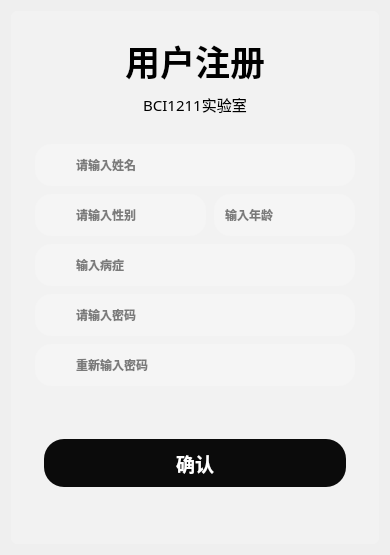
           <widget class="QWidget" name="tab_2">
            <attribute name="title">
             <string>注册</string>
            </attribute>
            <layout class="QGridLayout" name="gridLayout_3">
             <item row="0" column="0">
              <widget class="QFrame" name="frame_4">
               <property name="styleSheet">
                <string notr="true">QFrame{
	image: none;
background-color: rgba(255, 255, 255, 20%);
border-radius:6px 
}
QLabel{

	background-color: rgba(255, 255, 255, 0);
}</string>
               </property>
               <property name="frameShape">
                <enum>QFrame::StyledPanel</enum>
               </property>
               <property name="frameShadow">
                <enum>QFrame::Raised</enum>
               </property>
               <layout class="QVBoxLayout" name="verticalLayout_7" stretch="0,0,0">
                <property name="spacing">
                 <number>4</number>
                </property>
                <property name="leftMargin">
                 <number>24</number>
                </property>
                <property name="topMargin">
                 <number>24</number>
                </property>
                <property name="rightMargin">
                 <number>24</number>
                </property>
                <property name="bottomMargin">
                 <number>8</number>
                </property>
                <item>
                 <widget class="QFrame" name="frame_12">
                  <property name="styleSheet">
                   <string notr="true">background-color: rgba(255, 255, 255, 0);</string>
                  </property>
                  <property name="frameShape">
                   <enum>QFrame::StyledPanel</enum>
                  </property>
                  <property name="frameShadow">
                   <enum>QFrame::Raised</enum>
                  </property>
                  <layout class="QVBoxLayout" name="verticalLayout_8">
                   <property name="spacing">
                    <number>6</number>
                   </property>
                   <property name="leftMargin">
                    <number>0</number>
                   </property>
                   <property name="topMargin">
                    <number>0</number>
                   </property>
                   <property name="rightMargin">
                    <number>0</number>
                   </property>
                   <property name="bottomMargin">
                    <number>24</number>
                   </property>
                   <item>
                    <widget class="QLabel" name="label_4">
                     <property name="maximumSize">
                      <size>
                       <width>16777215</width>
                       <height>26777</height>
                      </size>
                     </property>
                     <property name="font">
                      <font>
                       <family>微软雅黑</family>
                       <pointsize>26</pointsize>
                       <weight>75</weight>
                       <bold>true</bold>
                      </font>
                     </property>
                     <property name="text">
                      <string>用户注册</string>
                     </property>
                     <property name="alignment">
                      <set>Qt::AlignCenter</set>
                     </property>
                    </widget>
                   </item>
                   <item>
                    <widget class="QLabel" name="label_5">
                     <property name="maximumSize">
                      <size>
                       <width>16777215</width>
                       <height>16777</height>
                      </size>
                     </property>
                     <property name="font">
                      <font>
                       <family>微软雅黑</family>
                       <pointsize>11</pointsize>
                       <weight>50</weight>
                       <bold>false</bold>
                      </font>
                     </property>
                     <property name="styleSheet">
                      <string notr="true"/>
                     </property>
                     <property name="text">
                      <string>BCI1211实验室</string>
                     </property>
                     <property name="alignment">
                      <set>Qt::AlignCenter</set>
                     </property>
                    </widget>
                   </item>
                  </layout>
                 </widget>
                </item>
                <item>
                 <widget class="QFrame" name="frame_13">
                  <property name="styleSheet">
                   <string notr="true">background-color: rgba(255, 255, 255, 0);</string>
                  </property>
                  <property name="frameShape">
                   <enum>QFrame::StyledPanel</enum>
                  </property>
                  <property name="frameShadow">
                   <enum>QFrame::Raised</enum>
                  </property>
                  <layout class="QVBoxLayout" name="verticalLayout_9">
                   <property name="spacing">
                    <number>8</number>
                   </property>
                   <property name="leftMargin">
                    <number>0</number>
                   </property>
                   <property name="topMargin">
                    <number>0</number>
                   </property>
                   <property name="rightMargin">
                    <number>0</number>
                   </property>
                   <property name="bottomMargin">
                    <number>0</number>
                   </property>
                   <item>
                    <widget class="QFrame" name="frame_14">
                     <property name="minimumSize">
                      <size>
                       <width>0</width>
                       <height>42</height>
                      </size>
                     </property>
                     <property name="styleSheet">
                      <string notr="true">border-radius:16px ;
background-color: rgba(255, 255, 255, 51);</string>
                     </property>
                     <property name="frameShape">
                      <enum>QFrame::StyledPanel</enum>
                     </property>
                     <property name="frameShadow">
                      <enum>QFrame::Raised</enum>
                     </property>
                     <layout class="QHBoxLayout" name="horizontalLayout_8" stretch="1,9">
                      <property name="spacing">
                       <number>12</number>
                      </property>
                      <property name="topMargin">
                       <number>0</number>
                      </property>
                      <property name="bottomMargin">
                       <number>0</number>
                      </property>
                      <item>
                       <widget class="QWidget" name="widget_5" native="true">
                        <property name="maximumSize">
                         <size>
                          <width>18</width>
                          <height>18</height>
                         </size>
                        </property>
                        <property name="styleSheet">
                         <string notr="true">image: url(:/buttom_white/img/buttom_white/发送邮件_send-email.svg);
background-color: rgba(255, 255, 255, 0);</string>
                        </property>
                       </widget>
                      </item>
                      <item>
                       <widget class="QLineEdit" name="reg_name">
                        <property name="font">
                         <font>
                          <family>微软雅黑</family>
                          <weight>75</weight>
                          <bold>true</bold>
                         </font>
                        </property>
                        <property name="styleSheet">
                         <string notr="true">QLineEdit{
	background-color: rgba(255, 255, 255, 0);
	selection-color: rgb(34, 34, 34);
}</string>
                        </property>
                        <property name="placeholderText">
                         <string>请输入姓名</string>
                        </property>
                       </widget>
                      </item>
                     </layout>
                    </widget>
                   </item>
                   <item>
                    <layout class="QHBoxLayout" name="horizontalLayout_3">
                     <item>
                      <widget class="QFrame" name="frame34">
                       <property name="minimumSize">
                        <size>
                         <width>0</width>
                         <height>42</height>
                        </size>
                       </property>
                       <property name="styleSheet">
                        <string notr="true">border-radius:16px ;
background-color: rgba(255, 255, 255, 51);</string>
                       </property>
                       <property name="frameShape">
                        <enum>QFrame::StyledPanel</enum>
                       </property>
                       <property name="frameShadow">
                        <enum>QFrame::Raised</enum>
                       </property>
                       <layout class="QHBoxLayout" name="horizontalLayout_11" stretch="1,9">
                        <property name="spacing">
                         <number>12</number>
                        </property>
                        <property name="topMargin">
                         <number>0</number>
                        </property>
                        <property name="bottomMargin">
                         <number>0</number>
                        </property>
                        <item>
                         <widget class="QWidget" name="widget_11" native="true">
                          <property name="minimumSize">
                           <size>
                            <width>18</width>
                            <height>18</height>
                           </size>
                          </property>
                          <property name="maximumSize">
                           <size>
                            <width>18</width>
                            <height>18</height>
                           </size>
                          </property>
                          <property name="styleSheet">
                           <string notr="true">image: url(:/buttom_white/img/buttom_white/男性_male.svg);
background-color: rgba(255, 255, 255, 0);</string>
                          </property>
                         </widget>
                        </item>
                        <item>
                         <widget class="QLineEdit" name="gender">
                          <property name="font">
                           <font>
                            <family>微软雅黑</family>
                            <weight>75</weight>
                            <bold>true</bold>
                           </font>
                          </property>
                          <property name="styleSheet">
                           <string notr="true">QLineEdit{
	background-color: rgba(255, 255, 255, 0);
	selection-color: rgb(34, 34, 34);
}</string>
                          </property>
                          <property name="placeholderText">
                           <string>请输入性别</string>
                          </property>
                         </widget>
                        </item>
                       </layout>
                      </widget>
                     </item>
                     <item>
                      <widget class="QFrame" name="frame_19">
                       <property name="minimumSize">
                        <size>
                         <width>0</width>
                         <height>42</height>
                        </size>
                       </property>
                       <property name="styleSheet">
                        <string notr="true">border-radius:16px ;
background-color: rgba(255, 255, 255, 51);</string>
                       </property>
                       <property name="frameShape">
                        <enum>QFrame::StyledPanel</enum>
                       </property>
                       <property name="frameShadow">
                        <enum>QFrame::Raised</enum>
                       </property>
                       <layout class="QHBoxLayout" name="horizontalLayout_14" stretch="9">
                        <property name="spacing">
                         <number>12</number>
                        </property>
                        <property name="topMargin">
                         <number>0</number>
                        </property>
                        <property name="bottomMargin">
                         <number>0</number>
                        </property>
                        <item>
                         <widget class="QLineEdit" name="age">
                          <property name="font">
                           <font>
                            <family>微软雅黑</family>
                            <weight>75</weight>
                            <bold>true</bold>
                           </font>
                          </property>
                          <property name="styleSheet">
                           <string notr="true">QLineEdit{
	background-color: rgba(255, 255, 255, 0);
	selection-color: rgb(34, 34, 34);
}</string>
                          </property>
                          <property name="readOnly">
                           <bool>false</bool>
                          </property>
                          <property name="placeholderText">
                           <string>输入年龄</string>
                          </property>
                         </widget>
                        </item>
                       </layout>
                      </widget>
                     </item>
                    </layout>
                   </item>
                   <item>
                    <widget class="QFrame" name="frame_20">
                     <property name="minimumSize">
                      <size>
                       <width>0</width>
                       <height>42</height>
                      </size>
                     </property>
                     <property name="styleSheet">
                      <string notr="true">border-radius:16px ;
background-color: rgba(255, 255, 255, 51);</string>
                     </property>
                     <property name="frameShape">
                      <enum>QFrame::StyledPanel</enum>
                     </property>
                     <property name="frameShadow">
                      <enum>QFrame::Raised</enum>
                     </property>
                     <layout class="QHBoxLayout" name="horizontalLayout_15" stretch="1,9">
                      <property name="spacing">
                       <number>12</number>
                      </property>
                      <property name="topMargin">
                       <number>0</number>
                      </property>
                      <property name="bottomMargin">
                       <number>0</number>
                      </property>
                      <item>
                       <widget class="QWidget" name="widget_10" native="true">
                        <property name="maximumSize">
                         <size>
                          <width>18</width>
                          <height>18</height>
                         </size>
                        </property>
                        <property name="styleSheet">
                         <string notr="true">image: url(:/buttom_white/img/buttom_white/历史记录_history.svg);
background-color: rgba(255, 255, 255, 0);</string>
                        </property>
                       </widget>
                      </item>
                      <item>
                       <widget class="QLineEdit" name="disease">
                        <property name="font">
                         <font>
                          <family>微软雅黑</family>
                          <weight>75</weight>
                          <bold>true</bold>
                         </font>
                        </property>
                        <property name="styleSheet">
                         <string notr="true">QLineEdit{
	background-color: rgba(255, 255, 255, 0);
	selection-color: rgb(34, 34, 34);
}</string>
                        </property>
                        <property name="readOnly">
                         <bool>false</bool>
                        </property>
                        <property name="placeholderText">
                         <string>输入病症</string>
                        </property>
                       </widget>
                      </item>
                     </layout>
                    </widget>
                   </item>
                   <item>
                    <widget class="QFrame" name="frame_15">
                     <property name="minimumSize">
                      <size>
                       <width>0</width>
                       <height>42</height>
                      </size>
                     </property>
                     <property name="styleSheet">
                      <string notr="true">border-radius:16px ;
background-color: rgba(255, 255, 255, 51);</string>
                     </property>
                     <property name="frameShape">
                      <enum>QFrame::StyledPanel</enum>
                     </property>
                     <property name="frameShadow">
                      <enum>QFrame::Raised</enum>
                     </property>
                     <layout class="QHBoxLayout" name="horizontalLayout_9" stretch="1,9">
                      <property name="spacing">
                       <number>12</number>
                      </property>
                      <property name="topMargin">
                       <number>0</number>
                      </property>
                      <property name="bottomMargin">
                       <number>0</number>
                      </property>
                      <item>
                       <widget class="QWidget" name="widget_6" native="true">
                        <property name="maximumSize">
                         <size>
                          <width>18</width>
                          <height>18</height>
                         </size>
                        </property>
                        <property name="styleSheet">
                         <string notr="true">image: url(:/buttom_white/img/buttom_white/电子锁开_electronic-locks-open.svg);
background-color: rgba(255, 255, 255, 0);</string>
                        </property>
                       </widget>
                      </item>
                      <item>
                       <widget class="QLineEdit" name="reg_password">
                        <property name="font">
                         <font>
                          <family>微软雅黑</family>
                          <weight>75</weight>
                          <bold>true</bold>
                         </font>
                        </property>
                        <property name="styleSheet">
                         <string notr="true">QLineEdit{
	background-color: rgba(255, 255, 255, 0);
	selection-color: rgb(34, 34, 34);
}</string>
                        </property>
                        <property name="placeholderText">
                         <string>请输入密码</string>
                        </property>
                       </widget>
                      </item>
                     </layout>
                    </widget>
                   </item>
                   <item>
                    <widget class="QFrame" name="reg_password_conf">
                     <property name="minimumSize">
                      <size>
                       <width>0</width>
                       <height>42</height>
                      </size>
                     </property>
                     <property name="styleSheet">
                      <string notr="true">border-radius:16px ;
background-color: rgba(255, 255, 255, 51);</string>
                     </property>
                     <property name="frameShape">
                      <enum>QFrame::StyledPanel</enum>
                     </property>
                     <property name="frameShadow">
                      <enum>QFrame::Raised</enum>
                     </property>
                     <layout class="QHBoxLayout" name="horizontalLayout_12" stretch="1,9">
                      <property name="spacing">
                       <number>12</number>
                      </property>
                      <property name="topMargin">
                       <number>0</number>
                      </property>
                      <property name="bottomMargin">
                       <number>0</number>
                      </property>
                      <item>
                       <widget class="QWidget" name="widget_7" native="true">
                        <property name="maximumSize">
                         <size>
                          <width>18</width>
                          <height>18</height>
                         </size>
                        </property>
                        <property name="styleSheet">
                         <string notr="true">image: url(:/buttom_white/img/buttom_white/电子锁开_electronic-locks-open.svg);
background-color: rgba(255, 255, 255, 0);</string>
                        </property>
                       </widget>
                      </item>
                      <item>
                       <widget class="QLineEdit" name="password_confirm">
                        <property name="font">
                         <font>
                          <family>微软雅黑</family>
                          <weight>75</weight>
                          <bold>true</bold>
                         </font>
                        </property>
                        <property name="styleSheet">
                         <string notr="true">QLineEdit{
	background-color: rgba(255, 255, 255, 0);
	selection-color: rgb(34, 34, 34);
}</string>
                        </property>
                        <property name="readOnly">
                         <bool>false</bool>
                        </property>
                        <property name="placeholderText">
                         <string>重新输入密码</string>
                        </property>
                       </widget>
                      </item>
                     </layout>
                    </widget>
                   </item>
                  </layout>
                 </widget>
                </item>
                <item>
                 <widget class="QFrame" name="frame_16">
                  <property name="styleSheet">
                   <string notr="true">background-color: rgba(255, 255, 255, 0);</string>
                  </property>
                  <property name="frameShape">
                   <enum>QFrame::StyledPanel</enum>
                  </property>
                  <property name="frameShadow">
                   <enum>QFrame::Raised</enum>
                  </property>
                  <layout class="QVBoxLayout" name="verticalLayout_10">
                   <item>
                    <spacer name="verticalSpacer_5">
                     <property name="orientation">
                      <enum>Qt::Vertical</enum>
                     </property>
                     <property name="sizeHint" stdset="0">
                      <size>
                       <width>20</width>
                       <height>40</height>
                      </size>
                     </property>
                    </spacer>
                   </item>
                   <item>
                    <widget class="QPushButton" name="confirm">
                     <property name="minimumSize">
                      <size>
                       <width>0</width>
                       <height>48</height>
                      </size>
                     </property>
                     <property name="font">
                      <font>
                       <family>微软雅黑</family>
                       <pointsize>14</pointsize>
                       <weight>75</weight>
                       <bold>true</bold>
                      </font>
                     </property>
                     <property name="styleSheet">
                      <string notr="true">QPushButton{
	background-color: rgb(11, 11, 11);
	border-radius:20px ;
	color: rgb(255, 255, 255);


}</string>
                     </property>
                     <property name="text">
                      <string>确认</string>
                     </property>
                    </widget>
                   </item>
                   <item>
                    <spacer name="verticalSpacer_6">
                     <property name="orientation">
                      <enum>Qt::Vertical</enum>
                     </property>
                     <property name="sizeHint" stdset="0">
                      <size>
                       <width>20</width>
                       <height>40</height>
                      </size>
                     </property>
                    </spacer>
                   </item>
                  </layout>
                 </widget>
                </item>
               </layout>
              </widget>
             </item>
            </layout>
           </widget>
